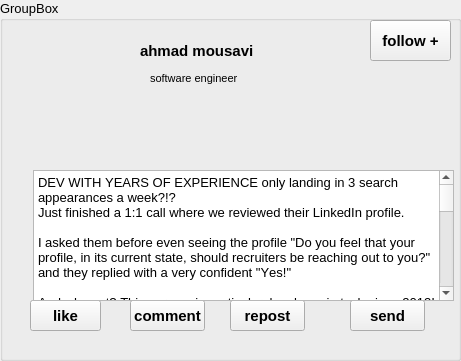
   <widget class="QGroupBox" name="groupBox_2">
    <property name="geometry">
     <rect>
      <x>130</x>
      <y>1050</y>
      <width>461</width>
      <height>361</height>
     </rect>
    </property>
    <property name="font">
     <font>
      <pointsize>10</pointsize>
      <kerning>false</kerning>
     </font>
    </property>
    <property name="title">
     <string>GroupBox</string>
    </property>
    <widget class="QPushButton" name="pushButton_13">
     <property name="geometry">
      <rect>
       <x>370</x>
       <y>20</y>
       <width>81</width>
       <height>41</height>
      </rect>
     </property>
     <property name="font">
      <font>
       <pointsize>11</pointsize>
       <weight>75</weight>
       <bold>true</bold>
       <kerning>false</kerning>
      </font>
     </property>
     <property name="text">
      <string>follow +</string>
     </property>
    </widget>
    <widget class="QPushButton" name="pushButton_24">
     <property name="geometry">
      <rect>
       <x>30</x>
       <y>300</y>
       <width>71</width>
       <height>31</height>
      </rect>
     </property>
     <property name="font">
      <font>
       <pointsize>11</pointsize>
       <weight>75</weight>
       <bold>true</bold>
       <kerning>false</kerning>
      </font>
     </property>
     <property name="styleSheet">
      <string notr="true"/>
     </property>
     <property name="text">
      <string>like</string>
     </property>
     <property name="iconSize">
      <size>
       <width>8</width>
       <height>8</height>
      </size>
     </property>
    </widget>
    <widget class="QPushButton" name="pushButton_25">
     <property name="geometry">
      <rect>
       <x>130</x>
       <y>300</y>
       <width>75</width>
       <height>31</height>
      </rect>
     </property>
     <property name="font">
      <font>
       <pointsize>11</pointsize>
       <weight>75</weight>
       <bold>true</bold>
       <kerning>false</kerning>
      </font>
     </property>
     <property name="text">
      <string>comment</string>
     </property>
    </widget>
    <widget class="QPushButton" name="pushButton_26">
     <property name="geometry">
      <rect>
       <x>230</x>
       <y>300</y>
       <width>75</width>
       <height>31</height>
      </rect>
     </property>
     <property name="font">
      <font>
       <pointsize>11</pointsize>
       <weight>75</weight>
       <bold>true</bold>
       <kerning>false</kerning>
      </font>
     </property>
     <property name="text">
      <string>repost</string>
     </property>
    </widget>
    <widget class="QPushButton" name="pushButton_27">
     <property name="geometry">
      <rect>
       <x>350</x>
       <y>300</y>
       <width>75</width>
       <height>31</height>
      </rect>
     </property>
     <property name="font">
      <font>
       <pointsize>11</pointsize>
       <weight>75</weight>
       <bold>true</bold>
       <kerning>false</kerning>
      </font>
     </property>
     <property name="text">
      <string>send</string>
     </property>
    </widget>
    <widget class="QLabel" name="label_3">
     <property name="geometry">
      <rect>
       <x>20</x>
       <y>30</y>
       <width>111</width>
       <height>131</height>
      </rect>
     </property>
     <property name="styleSheet">
      <string notr="true">background-image: url(:/new/prefix1/p4s.jpg);</string>
     </property>
     <property name="text">
      <string/>
     </property>
    </widget>
    <widget class="QLabel" name="label_21">
     <property name="geometry">
      <rect>
       <x>140</x>
       <y>30</y>
       <width>131</width>
       <height>41</height>
      </rect>
     </property>
     <property name="font">
      <font>
       <pointsize>11</pointsize>
       <weight>75</weight>
       <bold>true</bold>
       <kerning>false</kerning>
      </font>
     </property>
     <property name="text">
      <string>ahmad mousavi</string>
     </property>
    </widget>
    <widget class="QPlainTextEdit" name="plainTextEdit">
     <property name="geometry">
      <rect>
       <x>33</x>
       <y>170</y>
       <width>421</width>
       <height>131</height>
      </rect>
     </property>
     <property name="plainText">
      <string>DEV WITH YEARS OF EXPERIENCE only landing in 3 search appearances a week?!?
Just finished a 1:1 call where we reviewed their LinkedIn profile.

I asked them before even seeing the profile &quot;Do you feel that your profile, in its current state, should recruiters be reaching out to you?&quot; and they replied with a very confident &quot;Yes!&quot;

And why not? This person, in particular, has been in tech since 2013!

This is not to demonize the person because the truth is, I see this ALL OF THE TIME. The problem is, especially for developers, these aren't things many people think about regularly. Many just look at LinkedIn and resumes as an item on a checklist that just has to be done.

The problem is, they often forget who the very first line of hiring is. Often, it is not a technical manager, it is a recruiter, HR, etc. You can't automatically think about interview 2 or 3 and not prioritize efforts for interview 1.

Once I landed on the profile, it was immediately obvious as to why they were only landing in 3 search appearances in 90 days!

- Using terms for the job position that were the name of the position in the org but not the common term for the position in the industry
- Not discussing achievements within role but just the basics you would assume someone does in that position, example &quot;Participated in code reviews&quot; or &quot;Used Jira&quot;. 
- About me is waaaaay too long
- LinkedIn is not setting them up for success in the interview
- Your information is not setting you up for questions that YOU want to answer vs allowing them to ask you questions you are not knowledgeable about.

Think about these things when making your profile and resume. If you still need help, check out the link in my bio for the resources to help you for free.

hashtag#code hashtag#coding hashtag#programming hashtag#softwareengineering</string>
     </property>
    </widget>
    <widget class="QLabel" name="label_22">
     <property name="geometry">
      <rect>
       <x>150</x>
       <y>70</y>
       <width>101</width>
       <height>16</height>
      </rect>
     </property>
     <property name="font">
      <font>
       <pointsize>8</pointsize>
       <kerning>false</kerning>
      </font>
     </property>
     <property name="text">
      <string>software engineer</string>
     </property>
    </widget>
    <widget class="QLabel" name="like4">
     <property name="geometry">
      <rect>
       <x>100</x>
       <y>310</y>
       <width>21</width>
       <height>16</height>
      </rect>
     </property>
     <property name="styleSheet">
      <string notr="true">background-image: url(:/new/prefix1/like2.jpg);</string>
     </property>
     <property name="text">
      <string/>
     </property>
    </widget>
   </widget>
